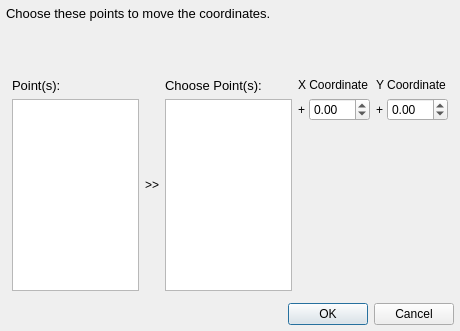
<?xml version="1.0" encoding="UTF-8"?>
<ui version="4.0">
 <class>Dialog</class>
 <widget class="QDialog" name="Dialog">
  <property name="geometry">
   <rect>
    <x>0</x>
    <y>0</y>
    <width>460</width>
    <height>331</height>
   </rect>
  </property>
  <property name="sizePolicy">
   <sizepolicy hsizetype="Preferred" vsizetype="Preferred">
    <horstretch>0</horstretch>
    <verstretch>0</verstretch>
   </sizepolicy>
  </property>
  <property name="minimumSize">
   <size>
    <width>460</width>
    <height>331</height>
   </size>
  </property>
  <property name="maximumSize">
   <size>
    <width>460</width>
    <height>331</height>
   </size>
  </property>
  <property name="windowTitle">
   <string>Batch Moving</string>
  </property>
  <property name="windowIcon">
   <iconset resource="../../icons.qrc">
    <normaloff>:/icons/bearing.png</normaloff>:/icons/bearing.png</iconset>
  </property>
  <property name="sizeGripEnabled">
   <bool>false</bool>
  </property>
  <property name="modal">
   <bool>true</bool>
  </property>
  <layout class="QVBoxLayout" name="verticalLayout_5">
   <property name="spacing">
    <number>6</number>
   </property>
   <property name="leftMargin">
    <number>6</number>
   </property>
   <property name="topMargin">
    <number>6</number>
   </property>
   <property name="rightMargin">
    <number>6</number>
   </property>
   <property name="bottomMargin">
    <number>6</number>
   </property>
   <item>
    <widget class="QLabel" name="label">
     <property name="text">
      <string>&lt;html&gt;&lt;head/&gt;&lt;body&gt;&lt;p&gt;&lt;span style=&quot; font-size:10pt;&quot;&gt;Choose these points to move the coordinates.&lt;/span&gt;&lt;/p&gt;&lt;/body&gt;&lt;/html&gt;</string>
     </property>
     <property name="textFormat">
      <enum>Qt::RichText</enum>
     </property>
     <property name="alignment">
      <set>Qt::AlignLeading|Qt::AlignLeft|Qt::AlignTop</set>
     </property>
     <property name="wordWrap">
      <bool>true</bool>
     </property>
    </widget>
   </item>
   <item>
    <spacer name="verticalSpacer">
     <property name="orientation">
      <enum>Qt::Vertical</enum>
     </property>
     <property name="sizeHint" stdset="0">
      <size>
       <width>20</width>
       <height>40</height>
      </size>
     </property>
    </spacer>
   </item>
   <item>
    <widget class="QWidget" name="mainPanel" native="true">
     <layout class="QHBoxLayout" name="horizontalLayout_4">
      <property name="spacing">
       <number>6</number>
      </property>
      <property name="leftMargin">
       <number>6</number>
      </property>
      <property name="topMargin">
       <number>6</number>
      </property>
      <property name="rightMargin">
       <number>6</number>
      </property>
      <property name="bottomMargin">
       <number>6</number>
      </property>
      <item>
       <layout class="QVBoxLayout" name="verticalLayout_2">
        <item>
         <widget class="QLabel" name="label_2">
          <property name="text">
           <string>&lt;html&gt;&lt;head/&gt;&lt;body&gt;&lt;p&gt;&lt;span style=&quot; font-size:10pt;&quot;&gt;Point(s):&lt;/span&gt;&lt;/p&gt;&lt;/body&gt;&lt;/html&gt;</string>
          </property>
          <property name="textFormat">
           <enum>Qt::RichText</enum>
          </property>
          <property name="alignment">
           <set>Qt::AlignLeading|Qt::AlignLeft|Qt::AlignTop</set>
          </property>
          <property name="wordWrap">
           <bool>true</bool>
          </property>
         </widget>
        </item>
        <item>
         <widget class="QListWidget" name="noSelected">
          <property name="sizePolicy">
           <sizepolicy hsizetype="Expanding" vsizetype="Fixed">
            <horstretch>0</horstretch>
            <verstretch>0</verstretch>
           </sizepolicy>
          </property>
          <property name="dragEnabled">
           <bool>true</bool>
          </property>
          <property name="dragDropMode">
           <enum>QAbstractItemView::DragDrop</enum>
          </property>
          <property name="defaultDropAction">
           <enum>Qt::MoveAction</enum>
          </property>
         </widget>
        </item>
       </layout>
      </item>
      <item>
       <widget class="QLabel" name="label_8">
        <property name="text">
         <string>&gt;&gt;</string>
        </property>
       </widget>
      </item>
      <item>
       <layout class="QVBoxLayout" name="verticalLayout_3">
        <item>
         <widget class="QLabel" name="label_3">
          <property name="text">
           <string>&lt;html&gt;&lt;head/&gt;&lt;body&gt;&lt;p&gt;&lt;span style=&quot; font-size:10pt;&quot;&gt;Choose Point(s):&lt;/span&gt;&lt;/p&gt;&lt;/body&gt;&lt;/html&gt;</string>
          </property>
          <property name="textFormat">
           <enum>Qt::RichText</enum>
          </property>
          <property name="alignment">
           <set>Qt::AlignLeading|Qt::AlignLeft|Qt::AlignTop</set>
          </property>
          <property name="wordWrap">
           <bool>true</bool>
          </property>
         </widget>
        </item>
        <item>
         <widget class="QListWidget" name="selected">
          <property name="sizePolicy">
           <sizepolicy hsizetype="Expanding" vsizetype="Fixed">
            <horstretch>0</horstretch>
            <verstretch>0</verstretch>
           </sizepolicy>
          </property>
          <property name="dragEnabled">
           <bool>true</bool>
          </property>
          <property name="dragDropMode">
           <enum>QAbstractItemView::DragDrop</enum>
          </property>
          <property name="defaultDropAction">
           <enum>Qt::MoveAction</enum>
          </property>
         </widget>
        </item>
       </layout>
      </item>
      <item>
       <layout class="QVBoxLayout" name="verticalLayout_4">
        <item>
         <layout class="QFormLayout" name="formLayout_2">
          <item row="0" column="0">
           <widget class="QLabel" name="label_4">
            <property name="text">
             <string>X Coordinate</string>
            </property>
           </widget>
          </item>
          <item row="1" column="0">
           <layout class="QHBoxLayout" name="horizontalLayout_2">
            <property name="spacing">
             <number>0</number>
            </property>
            <item>
             <widget class="QLabel" name="label_5">
              <property name="text">
               <string>+ </string>
              </property>
             </widget>
            </item>
            <item>
             <widget class="QDoubleSpinBox" name="XIncrease">
              <property name="minimum">
               <double>-99.989999999999995</double>
              </property>
             </widget>
            </item>
           </layout>
          </item>
          <item row="0" column="1">
           <widget class="QLabel" name="label_6">
            <property name="text">
             <string>Y Coordinate</string>
            </property>
           </widget>
          </item>
          <item row="1" column="1">
           <layout class="QHBoxLayout" name="horizontalLayout_3">
            <property name="spacing">
             <number>0</number>
            </property>
            <item>
             <widget class="QLabel" name="label_7">
              <property name="text">
               <string>+ </string>
              </property>
             </widget>
            </item>
            <item>
             <widget class="QDoubleSpinBox" name="YIncrease">
              <property name="minimum">
               <double>-99.989999999999995</double>
              </property>
             </widget>
            </item>
           </layout>
          </item>
         </layout>
        </item>
        <item>
         <spacer name="verticalSpacer_2">
          <property name="orientation">
           <enum>Qt::Vertical</enum>
          </property>
          <property name="sizeHint" stdset="0">
           <size>
            <width>20</width>
            <height>40</height>
           </size>
          </property>
         </spacer>
        </item>
       </layout>
      </item>
     </layout>
    </widget>
   </item>
   <item>
    <layout class="QHBoxLayout" name="horizontalLayout">
     <item>
      <spacer name="horizontalSpacer">
       <property name="orientation">
        <enum>Qt::Horizontal</enum>
       </property>
       <property name="sizeHint" stdset="0">
        <size>
         <width>40</width>
         <height>20</height>
        </size>
       </property>
      </spacer>
     </item>
     <item>
      <widget class="QDialogButtonBox" name="buttonBox">
       <property name="sizePolicy">
        <sizepolicy hsizetype="Fixed" vsizetype="Fixed">
         <horstretch>0</horstretch>
         <verstretch>0</verstretch>
        </sizepolicy>
       </property>
       <property name="standardButtons">
        <set>QDialogButtonBox::Cancel|QDialogButtonBox::Ok</set>
       </property>
      </widget>
     </item>
    </layout>
   </item>
  </layout>
 </widget>
 <resources>
  <include location="../../icons.qrc"/>
 </resources>
 <connections>
  <connection>
   <sender>buttonBox</sender>
   <signal>rejected()</signal>
   <receiver>Dialog</receiver>
   <slot>reject()</slot>
   <hints>
    <hint type="sourcelabel">
     <x>292</x>
     <y>332</y>
    </hint>
    <hint type="destinationlabel">
     <x>199</x>
     <y>181</y>
    </hint>
   </hints>
  </connection>
  <connection>
   <sender>buttonBox</sender>
   <signal>accepted()</signal>
   <receiver>Dialog</receiver>
   <slot>accept()</slot>
   <hints>
    <hint type="sourcelabel">
     <x>366</x>
     <y>307</y>
    </hint>
    <hint type="destinationlabel">
     <x>229</x>
     <y>165</y>
    </hint>
   </hints>
  </connection>
 </connections>
</ui>
